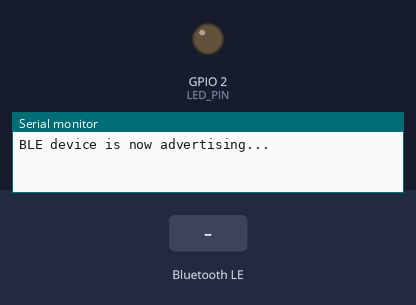
Recording of a program running on a simulated ESP32. Parts: output pins drawn as LEDs (lit = HIGH), the last lines printed to the serial monitor. The test bench sets the inputs (shaded band). Nothing arrives over Bluetooth unless stated; a phone connects over Bluetooth LE 3 s after start.

Above: at 1.2 s.
1.3 s: Bluetooth LE write "on" received
At 2.1 s:
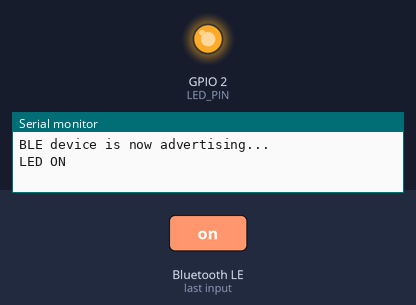
2.8 s: Bluetooth LE write "off" received
At 3.3 s:
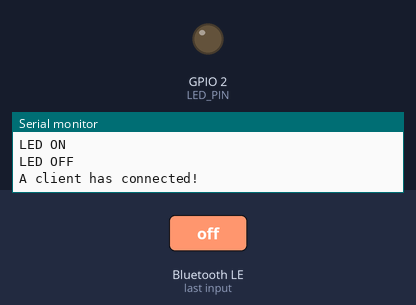
Timing chart, 0 to 5.8 s (numbered marks = the images above; inputs shaded):
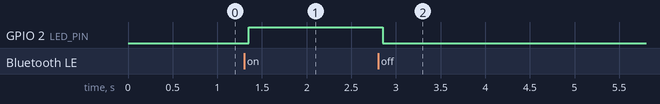

Measured:
- after the input at 1.3 s, GPIO 2 (LED_PIN): LOW → HIGH after 0.05 s
- after the input at 2.8 s, GPIO 2 (LED_PIN): HIGH → LOW after 0.05 s

The program:

main.cpp
```cpp
//使用蓝牙进行LED控制
//蓝牙ID: ESP32-BLE-LED
//蓝牙UUID: 6E400001-B5A3-F393-E0A9-E50E24DCCA9E
//蓝牙特性UUID: 6E400002-B5A3-F393-E0A9-E50E24DCCA9E
//输入命令：on/off 或 0x01/0x00 对应    开/关

#include <Arduino.h>
#include <BLEDevice.h>
#include <BLEServer.h>
#include <BLEUtils.h>
#include <BLE2902.h>

#define LED_PIN 2  //LED连接的引脚

BLECharacteristic *pCharacteristic;// BLE特性对象，类似一个接口
bool deviceConnected = false;
std::string rxValue;
BLEAdvertising *pAdvertising = BLEDevice::getAdvertising();// 创建一个广播对象

// 特性（接口）回调类
class MyCallbacks : public BLECharacteristicCallbacks {
    void onWrite(BLECharacteristic *pCharacteristic) {// 当有数据写入时触发
        rxValue = pCharacteristic->getValue();

        if (rxValue.length() > 0) {
          uint8_t cmd = rxValue[0];  // 获取第一个字节
          if (rxValue == "on" || cmd == 0x01) {
            digitalWrite(LED_PIN, HIGH);
            Serial.println("LED ON");
            } else if (rxValue == "off" || cmd == 0x00) {
                digitalWrite(LED_PIN, LOW);
                Serial.println("LED OFF");
            }
        }
    }
};

// 服务器回调类
class MyServerCallbacks : public BLEServerCallbacks {
    void onConnect(BLEServer* pServer) {
        Serial.println("A client has connected!"); // 打印连接信息
        deviceConnected = true; // 标记设备已连接
    }

    void onDisconnect(BLEServer* pServer) {
        Serial.println("Client has disconnected!"); // 打印断开信息
        deviceConnected = false; // 标记设备已断开
        pAdvertising->start();// 开始广播，使设备可被发现
        Serial.println("BLE device is now advertising agian...");
    }
};
void setup() {
    Serial.begin(115200);
    pinMode(LED_PIN, OUTPUT);

    // 初始化 BLE
    BLEDevice::init("ESP32-BLE-LED");// 设置设备名称
    BLEServer *pServer = BLEDevice::createServer();// 创建一个服务器
    pServer->setCallbacks(new MyServerCallbacks()); // 服务器回调类，包括连接、断开等各种操作

    BLEService *pService = pServer->createService("6E400001-B5A3-F393-E0A9-E50E24DCCA9E");// 创建一个服务，服务UUID是标准的，可以define

    pCharacteristic = pService->createCharacteristic(   // 创建一个特性
        "6E400002-B5A3-F393-E0A9-E50E24DCCA9E",  // RX
        BLECharacteristic::PROPERTY_WRITE   // 特性属性：只允许写入
    );

    pCharacteristic->setCallbacks(new MyCallbacks());// 回调函数类，包括写入、读取等各种操作

    // 启动服务
    pService->start();

    // 开始广播
    pAdvertising->start();// 开始广播，使设备可被发现
    Serial.println("BLE device is now advertising...");
}

void loop() {
    // 无需重复处理，回调里已经处理了写入命令
    delay(100);
}
```
